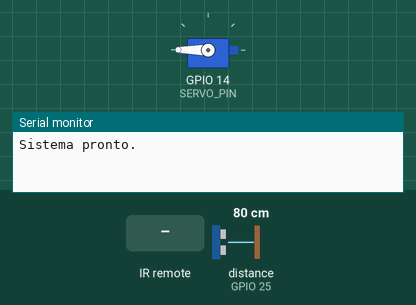
Bench run of a sketch on a simulated ESP32. On the bench: servo, the last lines printed to the serial monitor. Inputs (shaded band) come from the test bench; at power-on: distance to the obstacle (sensor on GPIO 25) 80 cm. The echo pulse lasts 58.3 µs per cm.

Above: at 1.2 s.
1.3 s: distance to the obstacle (sensor on GPIO 25) set to 21 cm
2.8 s: distance to the obstacle (sensor on GPIO 25) set to 17 cm
At 3.8 s:
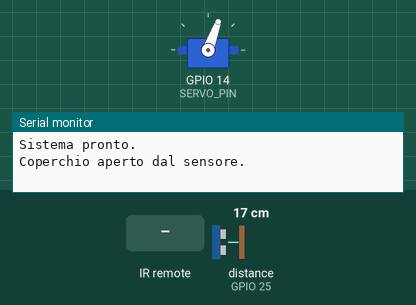
4.3 s: infrared code 0x005DD5C0 received
Timing chart, 0 to 11.0 s (numbered marks = the images above; inputs shaded):
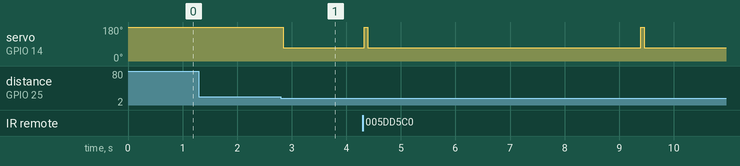

Measured:
- the behaviour switches between 20 and 19 cm on distance to the obstacle (sensor on GPIO 25) (found by bisection; images 0 and 1)
- after the input at 1.3 s, every drawn part: stays the same
- after the input at 2.8 s, servo on GPIO 14 (SERVO_PIN): 180° → 70° after 0.05 s

The sketch:

cestino.SUB-GHZ.ino
```cpp
#include <RCSwitch.h>
#include <ESP32Servo.h>
#include <NewPing.h>

#define TRIG_PIN 26
#define ECHO_PIN 25
#define SERVO_PIN 14
#define MAX_DISTANCE 200 // Distanza massima in cm

#define OPEN_RF_CODE 0x005DD530 // Codice RF per aprire
#define CLOSE_RF_CODE 0x005DD5C0 // Codice RF per chiudere

RCSwitch mySwitch = RCSwitch();
Servo servo;
NewPing sonar(TRIG_PIN, ECHO_PIN, MAX_DISTANCE);

bool isOpen = false;  // Stato del coperchio (aperto o chiuso)
unsigned long lastOpenedTime = 0;  // Tempo in cui il coperchio è stato aperto
const unsigned long OPEN_DURATION = 5000;  // Durata di apertura automatica (5 secondi)

void setup() {
  Serial.begin(115200);

  // Configura il pin di ricezione RF
  mySwitch.enableReceive(33); // Pin D23 (o qualsiasi pin supportato dal modulo RF)

  // Configura il servo
  servo.attach(SERVO_PIN);
  servo.write(180);  // Chiude il coperchio del cestino inizialmente

  Serial.println("Sistema pronto.");
}

void loop() {
  // Gestione del sensore di distanza
  delay(50);  // Piccola pausa per evitare falsi rilevamenti
  int distance = sonar.ping_cm();

  if (distance > 0 && distance < 20) {  // Se l'oggetto è a meno di 20 cm
    if (!isOpen) {
      servo.write(70);   // Apre il coperchio
      Serial.println("Coperchio aperto dal sensore.");
      isOpen = true;
      lastOpenedTime = millis();  // Memorizza il tempo in cui è stato aperto
    }
  }

  // Gestione del modulo RF
  if (mySwitch.available()) {
    // Ottiene il codice ricevuto
    unsigned long receivedCode = mySwitch.getReceivedValue();

    if (receivedCode == OPEN_RF_CODE) { // Verifica se il codice ricevuto corrisponde a quello per aprire
      if (!isOpen) {
        servo.write(70);   // Apre il coperchio
        Serial.println("Coperchio aperto con RF.");
        isOpen = true;
        lastOpenedTime = millis();  // Memorizza il tempo in cui è stato aperto
      }
    } else if (receivedCode == CLOSE_RF_CODE) { // Verifica se il codice ricevuto corrisponde a quello per chiudere
      if (isOpen) {
        servo.write(180);  // Chiude il coperchio
        Serial.println("Coperchio chiuso con RF.");
        isOpen = false;
      }
    } else {
      Serial.print("Codice ricevuto: ");
      Serial.println(receivedCode);
    }

    // Reset del ricevitore per il prossimo segnale
    mySwitch.resetAvailable();
  }

  // Controlla se il coperchio deve essere chiuso automaticamente
  if (isOpen && (millis() - lastOpenedTime > OPEN_DURATION)) {
    servo.write(180);  // Chiude il coperchio
    Serial.println("Coperchio chiuso automaticamente dopo timeout.");
    isOpen = false;
  }

  // Attesa breve prima di continuare il loop
  delay(10);  // Tempo di attesa per evitare continui cambiamenti
}
```
